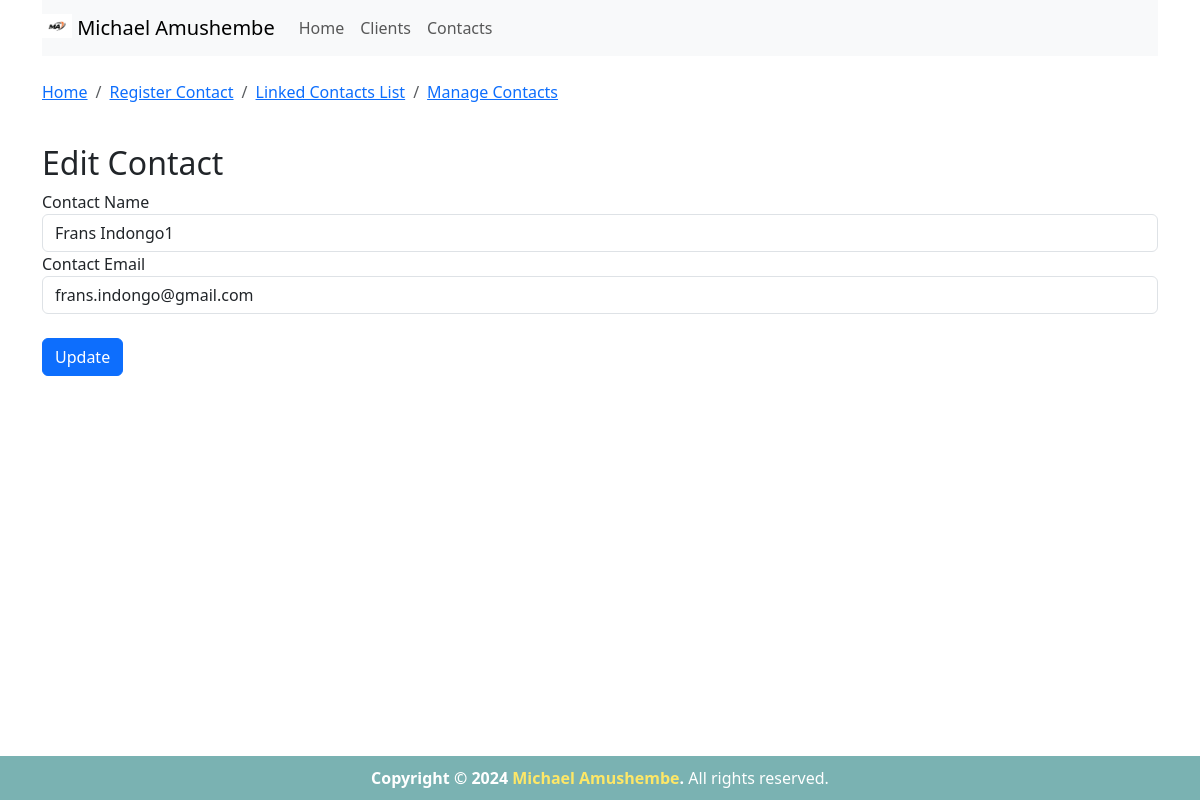
The page /index.php?action=editContact&id=1 on the database its author committed.
### tables this page shows
CREATE TABLE IF NOT EXISTS `contacts` (
  `id` int NOT NULL AUTO_INCREMENT,
  `contact_name` varchar(255) DEFAULT NULL,
  `contact_email` varchar(255) DEFAULT NULL,
  PRIMARY KEY (`id`)
);

### autoload.php (called while the page is built, shortened)
<?php
spl_autoload_register(function ($class_name) {
    $directories = [
        __DIR__ . '/controllers/',
        __DIR__ . '/models/',
        __DIR__ . '/config/',
    ];
    foreach ($directories as $directory) {
        $file = $directory . $class_name . '.php';
        if (file_exists($file)) {
            return;
        }
    }
});

### Models/ContactModel.php (called while the page is built, shortened)
<?php
class ContactModel {
    private $db;
    public function __construct() {
        $this->db = new mysqli('localhost', 'root', '', 'Clients');
    }
    public function getContactById($id) {
        $query = "SELECT * FROM contacts WHERE id = ?";
        $stmt = $this->db->prepare($query);
        $stmt->bind_param('i', $id);
        $stmt->execute();
        return $stmt->get_result()->fetch_assoc();
    }
}
?>

### Views/edit_contact.php (the view, shortened to what this page needs)
<!DOCTYPE html>
<html lang="en">
<head>
    <link rel="stylesheet" href="../styling/bootstrap-5.3.3-dist/css/bootstrap.min.css">
</head>
<body>
<div class="container">
    <?php include 'includes/header.php'; ?>
   <br>
     <nav aria-label="breadcrumb mt-5 mb-5">
    <ol class="breadcrumb">
        <li class="breadcrumb-item"><a href="index.php?action=index">Home</a></li>
        <li class="breadcrumb-item"><a href="index.php?action=createContact">Register Contact</a></li>
        <li class="breadcrumb-item"><a href="index.php?action=linkExistingContact">Linked Contacts List</a></li>
        <li class="breadcrumb-item"><a href="index.php?action=manageContacts">Manage Contacts</a></li>
    </ol>
</nav>
    <br>
    <h2>Edit Contact</h2>
    <form action="index.php?action=editContact" method="POST">
        <div class="form-group">
            <label for="contactName">Contact Name</label>
            <input type="text" class="form-control" id="contactName" name="contact_name" value="<?php echo htmlspecialchars($contact['contact_name']); ?>" required>
        </div>
        <div class="form-group">
            <label for="contactEmail">Contact Email</label>
            <input type="email" class="form-control" id="contactEmail" name="contact_email" value="<?php echo htmlspecialchars($contact['contact_email']); ?>" required>
        </div>
        <br>
        <button type="submit" class="btn btn-primary">Update</button>
    </form>
</div>
<?php include 'includes/footer.php'; ?>
</body>
</html>

### rows shown on the page
contacts: contact_name "Frans Indongo1", contact_email "frans.indongo@gmail.com"
